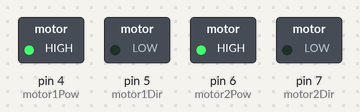
The sketch below on a simulated Arduino Uno, built with avr-gcc and run on an emulated ATmega328P. Shown: switched loads named in the sketch (green lamp = pin HIGH). At 1.0 s the program stops and its outputs stay as they are.

Above: at 0.1 s.
Timing chart, 0 to 1.6 s (numbered marks = the images above):
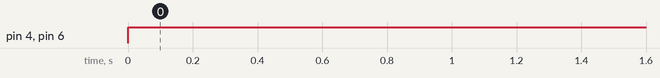

The sketch:

MotorTest.ino
```cpp
int const motor1Pow = 4; //motors pins
int const motor1Dir = 5;
int const motor2Pow = 6;
int const motor2Dir = 7;

void setup() {
  // put your setup code here, to run once:
  pinMode(motor1Pow, OUTPUT);
  pinMode(motor1Dir, OUTPUT);
  pinMode(motor2Pow, OUTPUT);
  pinMode(motor2Dir, OUTPUT);

  digitalWrite(motor1Pow, LOW);
  digitalWrite(motor1Dir, LOW);
  digitalWrite(motor2Pow, LOW);
  digitalWrite(motor2Dir, LOW);

}

void loop() {
  // put your main code here, to run repeatedly:
  forward();
  delay(1000);
  while(1){}
}


void turnRight(){
  motor1(1); //turn left motor CCW (from outside of wheel)
  motor2(0); // turn right motors CW (from outside of wheel)

}

void turnLeft(){
  motor1(0); //turn left motor CW (from outside of wheel)
  motor2(1); // turn right motors CCW (from outside of wheel)
}

void motor1(int dir){ //0 is CW, 1 is CCW
  digitalWrite(motor1Pow,HIGH);
  if(dir == 0)
    digitalWrite(motor1Dir,HIGH);
  else
    digitalWrite(motor1Dir,LOW);

}

void motor2(int dir){ //0 is CW, 1 is CCW
  digitalWrite(motor2Pow,HIGH);
  if(dir == 0)
    digitalWrite(motor2Dir,HIGH);
  else
    digitalWrite(motor2Dir,LOW);
}

void stopMotors(){
  digitalWrite(motor1Pow,LOW);
  digitalWrite(motor2Pow,LOW);
}

void forward(){
  motor1(1); //turns both motors CW (from outside of wheel)
  motor2(1);
}

void reverse(){
  motor1(0); //turns both motors CCW (from outside of wheel)
  motor2(0);
}
```

Measured:
- by itself, pin 4 (motor1Pow), pin 6 (motor2Pow): LOW → HIGH at 0.00 s
